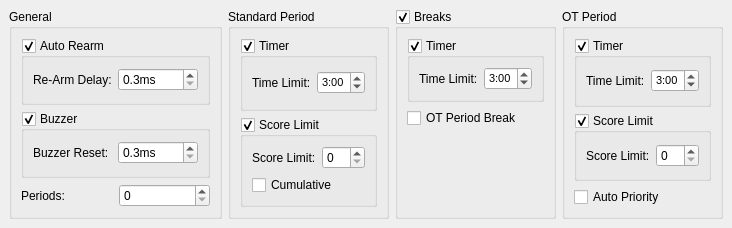
<ui version="4.0" >
 <author></author>
 <comment></comment>
 <exportmacro></exportmacro>
 <class>ModeBox</class>
 <widget class="QWidget" name="ModeBox" >
  <property name="geometry" >
   <rect>
    <x>0</x>
    <y>0</y>
    <width>672</width>
    <height>228</height>
   </rect>
  </property>
  <property name="windowTitle" >
   <string>Mode Settings</string>
  </property>
  <layout class="QHBoxLayout" >
   <property name="margin" >
    <number>9</number>
   </property>
   <property name="spacing" >
    <number>6</number>
   </property>
   <item>
    <widget class="QGroupBox" name="groupBox" >
     <property name="title" >
      <string>General</string>
     </property>
     <layout class="QVBoxLayout" >
      <property name="margin" >
       <number>9</number>
      </property>
      <property name="spacing" >
       <number>6</number>
      </property>
      <item>
       <widget class="QGroupBox" name="autoRearm" >
        <property name="toolTip" >
         <string>Should the machine rearm automatically or manually?</string>
        </property>
        <property name="title" >
         <string>Auto Rearm</string>
        </property>
        <property name="checkable" >
         <bool>true</bool>
        </property>
        <property name="checked" >
         <bool>true</bool>
        </property>
        <layout class="QHBoxLayout" >
         <property name="margin" >
          <number>9</number>
         </property>
         <property name="spacing" >
          <number>6</number>
         </property>
         <item>
          <widget class="QLabel" name="label" >
           <property name="text" >
            <string>Re-Arm Delay:</string>
           </property>
          </widget>
         </item>
         <item>
          <widget class="QDoubleSpinBox" name="rearmTime" >
           <property name="toolTip" >
            <string>Time to delay before rearming</string>
           </property>
           <property name="suffix" >
            <string>ms</string>
           </property>
           <property name="decimals" >
            <number>1</number>
           </property>
           <property name="maximum" >
            <double>1000</double>
           </property>
           <property name="minimum" >
            <double>0.3</double>
           </property>
           <property name="singleStep" >
            <double>0.3</double>
           </property>
          </widget>
         </item>
        </layout>
       </widget>
      </item>
      <item>
       <widget class="QGroupBox" name="buzzer" >
        <property name="toolTip" >
         <string>Should we use or mute the buzzer?</string>
        </property>
        <property name="title" >
         <string>Buzzer</string>
        </property>
        <property name="checkable" >
         <bool>true</bool>
        </property>
        <property name="checked" >
         <bool>true</bool>
        </property>
        <layout class="QHBoxLayout" >
         <property name="margin" >
          <number>9</number>
         </property>
         <property name="spacing" >
          <number>6</number>
         </property>
         <item>
          <widget class="QLabel" name="label_2" >
           <property name="text" >
            <string>Buzzer Reset:</string>
           </property>
          </widget>
         </item>
         <item>
          <widget class="QDoubleSpinBox" name="buzzTime" >
           <property name="toolTip" >
            <string>Time to Buzz after a touch</string>
           </property>
           <property name="suffix" >
            <string>ms</string>
           </property>
           <property name="decimals" >
            <number>1</number>
           </property>
           <property name="maximum" >
            <double>1000</double>
           </property>
           <property name="minimum" >
            <double>0.3</double>
           </property>
           <property name="singleStep" >
            <double>0.3</double>
           </property>
          </widget>
         </item>
        </layout>
       </widget>
      </item>
      <item>
       <layout class="QHBoxLayout" >
        <property name="margin" >
         <number>0</number>
        </property>
        <property name="spacing" >
         <number>6</number>
        </property>
        <item>
         <widget class="QLabel" name="label_7" >
          <property name="text" >
           <string>Periods:</string>
          </property>
         </widget>
        </item>
        <item>
         <widget class="QSpinBox" name="periods" >
          <property name="toolTip" >
           <string>Number of periods in a match</string>
          </property>
         </widget>
        </item>
       </layout>
      </item>
     </layout>
    </widget>
   </item>
   <item>
    <widget class="QGroupBox" name="groupBox_4" >
     <property name="title" >
      <string>Standard Period</string>
     </property>
     <layout class="QVBoxLayout" >
      <property name="margin" >
       <number>9</number>
      </property>
      <property name="spacing" >
       <number>6</number>
      </property>
      <item>
       <widget class="QGroupBox" name="periodTimed" >
        <property name="toolTip" >
         <string>Should periods be timed?</string>
        </property>
        <property name="title" >
         <string>Timer</string>
        </property>
        <property name="checkable" >
         <bool>true</bool>
        </property>
        <layout class="QHBoxLayout" >
         <property name="margin" >
          <number>9</number>
         </property>
         <property name="spacing" >
          <number>6</number>
         </property>
         <item>
          <widget class="QLabel" name="label_3" >
           <property name="text" >
            <string>Time Limit:</string>
           </property>
          </widget>
         </item>
         <item>
          <widget class="QTimeEdit" name="periodTime" >
           <property name="font" >
            <font>
             <family>MS Shell Dlg</family>
             <pointsize>8</pointsize>
             <weight>50</weight>
             <italic>false</italic>
             <bold>false</bold>
             <underline>false</underline>
             <strikeout>false</strikeout>
            </font>
           </property>
           <property name="toolTip" >
            <string>Time remaining in the current period</string>
           </property>
           <property name="readOnly" >
            <bool>false</bool>
           </property>
           <property name="time" >
            <time>
             <hour>0</hour>
             <minute>3</minute>
             <second>0</second>
            </time>
           </property>
           <property name="maximumTime" >
            <time>
             <hour>0</hour>
             <minute>9</minute>
             <second>59</second>
            </time>
           </property>
           <property name="currentSection" >
            <enum>QDateTimeEdit::MinuteSection</enum>
           </property>
           <property name="displayFormat" >
            <string>m:ss</string>
           </property>
          </widget>
         </item>
        </layout>
       </widget>
      </item>
      <item>
       <widget class="QGroupBox" name="periodScoreLimited" >
        <property name="toolTip" >
         <string>Should there be a score limit?</string>
        </property>
        <property name="title" >
         <string>Score Limit</string>
        </property>
        <property name="checkable" >
         <bool>true</bool>
        </property>
        <layout class="QVBoxLayout" >
         <property name="margin" >
          <number>9</number>
         </property>
         <property name="spacing" >
          <number>6</number>
         </property>
         <item>
          <layout class="QHBoxLayout" >
           <property name="margin" >
            <number>0</number>
           </property>
           <property name="spacing" >
            <number>6</number>
           </property>
           <item>
            <widget class="QLabel" name="label_4" >
             <property name="text" >
              <string>Score Limit:</string>
             </property>
            </widget>
           </item>
           <item>
            <widget class="QSpinBox" name="periodScoreLimit" >
             <property name="toolTip" >
              <string>Number of touches to allow in the period?</string>
             </property>
            </widget>
           </item>
          </layout>
         </item>
         <item>
          <widget class="QCheckBox" name="cumulative" >
           <property name="toolTip" >
            <string>Should we allow the trailing fencer to catch up?</string>
           </property>
           <property name="text" >
            <string>Cumulative</string>
           </property>
          </widget>
         </item>
        </layout>
       </widget>
      </item>
     </layout>
    </widget>
   </item>
   <item>
    <widget class="QGroupBox" name="breaks" >
     <property name="toolTip" >
      <string>Should there be a break between each period?</string>
     </property>
     <property name="title" >
      <string>Breaks</string>
     </property>
     <property name="checkable" >
      <bool>true</bool>
     </property>
     <layout class="QVBoxLayout" >
      <property name="margin" >
       <number>9</number>
      </property>
      <property name="spacing" >
       <number>6</number>
      </property>
      <item>
       <widget class="QGroupBox" name="breakTimed" >
        <property name="toolTip" >
         <string>Should breaks be timed?</string>
        </property>
        <property name="title" >
         <string>Timer</string>
        </property>
        <property name="checkable" >
         <bool>true</bool>
        </property>
        <layout class="QHBoxLayout" >
         <property name="margin" >
          <number>9</number>
         </property>
         <property name="spacing" >
          <number>6</number>
         </property>
         <item>
          <widget class="QLabel" name="label_8" >
           <property name="text" >
            <string>Time Limit:</string>
           </property>
          </widget>
         </item>
         <item>
          <widget class="QTimeEdit" name="breakTime" >
           <property name="font" >
            <font>
             <family>MS Shell Dlg</family>
             <pointsize>8</pointsize>
             <weight>50</weight>
             <italic>false</italic>
             <bold>false</bold>
             <underline>false</underline>
             <strikeout>false</strikeout>
            </font>
           </property>
           <property name="toolTip" >
            <string>Time remaining in the current period</string>
           </property>
           <property name="readOnly" >
            <bool>false</bool>
           </property>
           <property name="time" >
            <time>
             <hour>0</hour>
             <minute>3</minute>
             <second>0</second>
            </time>
           </property>
           <property name="maximumTime" >
            <time>
             <hour>0</hour>
             <minute>9</minute>
             <second>59</second>
            </time>
           </property>
           <property name="currentSection" >
            <enum>QDateTimeEdit::MinuteSection</enum>
           </property>
           <property name="displayFormat" >
            <string>m:ss</string>
           </property>
          </widget>
         </item>
        </layout>
       </widget>
      </item>
      <item>
       <widget class="QCheckBox" name="otBreak" >
        <property name="toolTip" >
         <string>Should there be a break between the last period and OT period?</string>
        </property>
        <property name="text" >
         <string>OT Period Break</string>
        </property>
       </widget>
      </item>
      <item>
       <spacer>
        <property name="orientation" >
         <enum>Qt::Vertical</enum>
        </property>
        <property name="sizeHint" >
         <size>
          <width>20</width>
          <height>40</height>
         </size>
        </property>
       </spacer>
      </item>
     </layout>
    </widget>
   </item>
   <item>
    <widget class="QGroupBox" name="groupBox_5" >
     <property name="title" >
      <string>OT Period</string>
     </property>
     <layout class="QVBoxLayout" >
      <property name="margin" >
       <number>9</number>
      </property>
      <property name="spacing" >
       <number>6</number>
      </property>
      <item>
       <widget class="QGroupBox" name="otTimed" >
        <property name="toolTip" >
         <string>Should the OT period be timed?</string>
        </property>
        <property name="title" >
         <string>Timer</string>
        </property>
        <property name="checkable" >
         <bool>true</bool>
        </property>
        <layout class="QHBoxLayout" >
         <property name="margin" >
          <number>9</number>
         </property>
         <property name="spacing" >
          <number>6</number>
         </property>
         <item>
          <widget class="QLabel" name="label_6" >
           <property name="text" >
            <string>Time Limit:</string>
           </property>
          </widget>
         </item>
         <item>
          <widget class="QTimeEdit" name="otTime" >
           <property name="font" >
            <font>
             <family>MS Shell Dlg</family>
             <pointsize>8</pointsize>
             <weight>50</weight>
             <italic>false</italic>
             <bold>false</bold>
             <underline>false</underline>
             <strikeout>false</strikeout>
            </font>
           </property>
           <property name="toolTip" >
            <string>Time remaining in the current period</string>
           </property>
           <property name="readOnly" >
            <bool>false</bool>
           </property>
           <property name="time" >
            <time>
             <hour>0</hour>
             <minute>3</minute>
             <second>0</second>
            </time>
           </property>
           <property name="maximumTime" >
            <time>
             <hour>0</hour>
             <minute>9</minute>
             <second>59</second>
            </time>
           </property>
           <property name="currentSection" >
            <enum>QDateTimeEdit::MinuteSection</enum>
           </property>
           <property name="displayFormat" >
            <string>m:ss</string>
           </property>
          </widget>
         </item>
        </layout>
       </widget>
      </item>
      <item>
       <widget class="QGroupBox" name="otScoreLimited" >
        <property name="toolTip" >
         <string>Should there be a score limit in the overtime period?</string>
        </property>
        <property name="title" >
         <string>Score Limit</string>
        </property>
        <property name="checkable" >
         <bool>true</bool>
        </property>
        <layout class="QVBoxLayout" >
         <property name="margin" >
          <number>9</number>
         </property>
         <property name="spacing" >
          <number>6</number>
         </property>
         <item>
          <layout class="QHBoxLayout" >
           <property name="margin" >
            <number>0</number>
           </property>
           <property name="spacing" >
            <number>6</number>
           </property>
           <item>
            <widget class="QLabel" name="label_5" >
             <property name="text" >
              <string>Score Limit:</string>
             </property>
            </widget>
           </item>
           <item>
            <widget class="QSpinBox" name="otScoreLimit" />
           </item>
          </layout>
         </item>
        </layout>
       </widget>
      </item>
      <item>
       <widget class="QCheckBox" name="autoPriority" >
        <property name="toolTip" >
         <string>Should priority be determined automatically?</string>
        </property>
        <property name="text" >
         <string>Auto Priority</string>
        </property>
       </widget>
      </item>
     </layout>
    </widget>
   </item>
  </layout>
 </widget>
 <pixmapfunction></pixmapfunction>
 <resources/>
 <connections/>
</ui>
